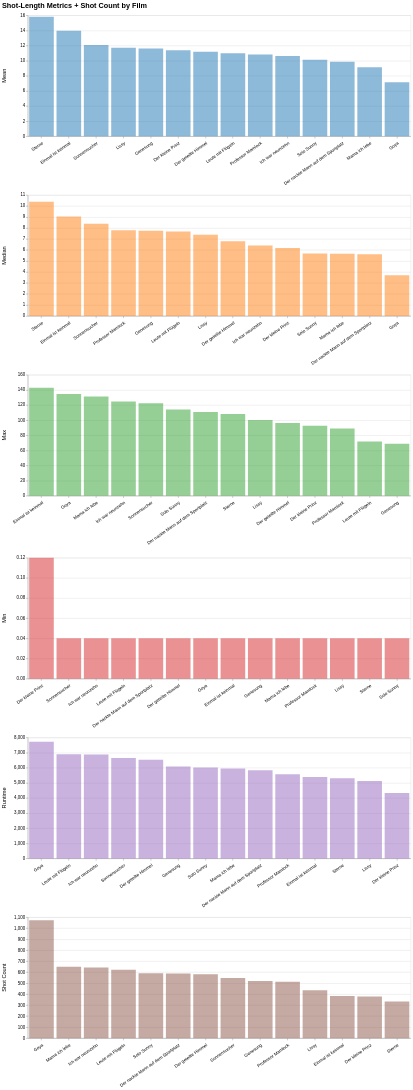

The notebook cell this image was saved under:
### Markdown cell above
### Erstellung der interaktiven Visualisierung

### Code cell
# Choose the sorting order for the metrics/rows, here by extracting the third string in each of the time_metrics tuples
metric_order = [lbl for _, _, lbl in time_metrics] + [shot_metric_label]

# Assign color to each metric
color_scale = alt.Scale(
    domain=metric_order,
    range=[
        "#1f77b4",  # Mean
        "#ff7f0e",  # Median
        "#2ca02c",  # Max
        "#d62728",  # Min
        "#9467bd",  # Runtime
        "#8c564b",  # Shot Count
    ],
)

sort_mode = alt.param(
    name="sort_mode",
    value="Metric value",
    bind=alt.binding_radio(
        options=[
            "Metric value",
            "Alphabetical",
            "Chronological",
        ],
        name="Sort: ",
    ),
)

# Create a hover selection effect that…
hover = alt.selection_point(
    # …is activated when the mouse hovers over the bars
    on="mouseover", 
    # …and selects the same movie across rows
    fields=["title"],
    # …and ends when the hovering ends.
    empty=False)

# X-Axis styling
x_axis = alt.Axis(
    # Tilt film labels
    labelAngle=-35,
    # Distance between film labels 
    labelPadding=6)

#dynamic_sort = "sort_value"
# X-Axis encoding
x_enc = (
    alt.X(
        # Sets film titles as nominal categories for the bars
        "title:N",
        # Hides the titles
        title=None,
        axis=x_axis,
    )
    # Sorts the bars
    .sort(
        # Uses the sort_value from the df
        field="dynamic_sort",
        # Sort by maximum value
        op="max",
        # Sorts the bars in descending order
        order="ascending",
    )
)

base = (
    # Create the base chart from the data
    alt.Chart(df_long)
    .transform_calculate(
        dynamic_sort=(
            "sort_mode === 'Metric value' "
            "? -datum.value "
            ": sort_mode === 'Alphabetical' "
            "? datum.alpha_rank "
            ": datum.release_year"
        )
    )   

    # Define the chart's encoding
    .encode(
        # Apply the previously defined x_enc
        x=x_enc,
        # Define the y-axis encoding
        y=alt.Y(
            # Plot the entries from the value column on the y-axis as quantitative (:Q) values
            "value:Q", 
            # Don't show an y-axis title
            title=None),
        # Apply to previously defined color scheme to the metrics    
        color=alt.Color("metric:N", scale=color_scale, 
        # Hide the legend
        legend=None),
        # Define the tooltip that is displayed when hovering over a bar
        tooltip=[
            alt.Tooltip("title:N", title="Film"),
            alt.Tooltip("release_year:Q", title="Release year", format=".0f"),
            alt.Tooltip("display_value:N", title="Value"),
        ]
    )
    # Define the screen size of the chart
    .properties(width=950, height=300)
)
# Create the bars layer
bars = (
    # Turn the base into bars
    base.mark_bar()
    .encode(
        # Define hover effect styling: full opacity (1.0) on hover, otherwise (0.5)
        opacity=alt.condition(hover, alt.value(1.0), alt.value(0.5)))
        # Attach hover to bars
    .add_params(hover)
)

# Create the labels layer on top of the bars
labels = (
    alt.Chart(df_long)
    .transform_calculate(
        dynamic_sort=(
            "sort_mode === 'Metric value' "
            "? -datum.value "
            ": sort_mode === 'Alphabetical' "
            "? datum.alpha_rank "
            ": datum.release_year"
        )
    )
    # Draw the text slightly above the bar
    .mark_text(dy=-8)
    .encode(
        # Apply the same settings as above to the x-axis and y-axis to ensure that the text stays in the right place above the bar
        x=x_enc,
        y=alt.Y("value:Q"),
        # Set the color of the labels in accordance to the metric and the associated color scheme
        color=alt.Color("metric:N", scale=color_scale, legend=None),
        # Only display the label on hover
        text=alt.condition(hover, alt.Text("display_value:N"), alt.value("")),
    )
    .properties(width=950, height=300)
)

# Combine bars and labels into the final chart
chart = (
    (bars + labels)
    .add_params(sort_mode)
    .facet(
        # Create one row per metric… 
        row=alt.Row(
        # Set the facet header for each row as the metric
        "metric:N", 
        # Sort them according to the metric_order
        sort=metric_order, 
        # Hide the field title ("metric")
        title=None),
        # Set the space between rows
        spacing=15,
    )
    # Use independent y so each metric has its own range; independent x so each metric row can have its own film ordering
    .resolve_scale(x="independent", y="independent")
    # Set chart title, size and position
    .properties(title="Shot-Length Metrics + Shot Count by Film")
    .configure_title(fontSize=18, anchor="start")
    # set label and title font sizes
    .configure_axis(labelFontSize=11, titleFontSize=12)
    .configure_header(labelFontSize=14)
)
# Display the chart directly in the notebook.
display(chart)

### Figure 1 — Vega-Lite specification as saved in the notebook (floating-point values rounded to 4 significant figures)
{"config": {"view": {"continuousWidth": 300, "continuousHeight": 300}, "axis": {"labelFontSize": 11, "titleFontSize": 12}, "header": {"labelFontSize": 14}, "title": {"anchor": "start", "fontSize": 18}}, "data": {"name": "data-8c8e1e4a11c5066695a27b7584b41a79"}, "facet": {"row": {"field": "metric", "sort": ["Mean", "Median", "Max", "Min", "Runtime", "Shot Count"], "title": null, "type": "nominal"}}, "spec": {"layer": [{"mark": {"type": "bar"}, "encoding": {"color": {"field": "metric", "legend": null, "scale": {"domain": ["Mean", "Median", "Max", "Min", "Runtime", "Shot Count"], "range": ["#1f77b4", "#ff7f0e", "#2ca02c", "#d62728", "#9467bd", "#8c564b"]}, "type": "nominal"}, "opacity": {"condition": {"param": "param_aeead2d1fb9c5ea7", "value": 1.0, "empty": false}, "value": 0.5}, "tooltip": [{"field": "title", "title": "Film", "type": "nominal"}, {"field": "release_year", "format": ".0f", "title": "Release year", "type": "quantitative"}, {"field": "display_value", "title": "Value", "type": "nominal"}], "x": {"axis": {"labelAngle": -35, "labelPadding": 6}, "field": "title", "sort": {"field": "dynamic_sort", "op": "max", "order": "ascending"}, "title": null, "type": "nominal"}, "y": {"field": "value", "title": null, "type": "quantitative"}}, "name": "view_e0cc0c49992aa9bf_0", "transform": [{"calculate": "sort_mode === 'Metric value' ? -datum.value : sort_mode === 'Alphabetical' ? datum.alpha_rank : datum.release_year", "as": "dynamic_sort"}]}, {"mark": {"type": "text", "dy": -8}, "encoding": {"color": {"field": "metric", "legend": null, "scale": {"domain": ["Mean", "Median", "Max", "Min", "Runtime", "Shot Count"], "range": ["#1f77b4", "#ff7f0e", "#2ca02c", "#d62728", "#9467bd", "#8c564b"]}, "type": "nominal"}, "text": {"condition": {"param": "param_aeead2d1fb9c5ea7", "empty": false, "field": "display_value", "type": "nominal"}, "value": ""}, "x": {"axis": {"labelAngle": -35, "labelPadding": 6}, "field": "title", "sort": {"field": "dynamic_sort", "op": "max", "order": "ascending"}, "title": null, "type": "nominal"}, "y": {"field": "value", "type": "quantitative"}}, "transform": [{"calculate": "sort_mode === 'Metric value' ? -datum.value : sort_mode === 'Alphabetical' ? datum.alpha_rank : datum.release_year", "as": "dynamic_sort"}]}], "height": 300, "width": 950}, "params": [{"name": "param_aeead2d1fb9c5ea7", "select": {"type": "point", "fields": ["title"], "on": "mouseover"}, "views": ["view_e0cc0c49992aa9bf_0"]}, {"name": "sort_mode", "bind": {"input": "radio", "options": ["Metric value", "Alphabetical", "Chronological"], "name": "Sort: "}, "value": "Metric value"}], "resolve": {"scale": {"x": "independent", "y": "independent"}}, "spacing": 15, "title": "Shot-Length Metrics + Shot Count by Film", "$schema": "https://vega.github.io/schema/vega-lite/v6.1.0.json", "datasets": {"data-8c8e1e4a11c5066695a27b7584b41a79": [{"title": "Sonnensucher", "metric": "Mean", "value": 12.07, "display_value": "00:00:12", "kind": "time", "time_hms": "00:00:12", "time_seconds": 12.07, "shots": null, "sort_value": 12.07, "release_year": null, "alpha_rank": 12}, {"title": "Sonnensucher", "metric": "Median", "value": 8.4, "display_value": "00:00:08", "kind": "time", "time_hms": "00:00:08", "time_seconds": 8.4, "shots": null, "sort_value": 8.4, "release_year": null, "alpha_rank": 12}, {"title": "Sonnensucher", "metric": "Max", "value": 122.2, "display_value": "00:02:02", "kind": "time", "time_hms": "00:02:02", "time_seconds": 122.2, "shots": null, "sort_value": 122.2, "release_year": null, "alpha_rank": 12}, {"title": "Sonnensucher", "metric": "Min", "value": 0.04, "display_value": "00:00:00", "kind": "time", "time_hms": "00:00:00", "time_seconds": 0.04, "shots": null, "sort_value": 0.04, "release_year": null, "alpha_rank": 12}, {"title": "Sonnensucher", "metric": "Runtime", "value": 6640.0, "display_value": "01:50:39", "kind": "time", "time_hms": "01:50:39", "time_seconds": 6640.0, "shots": null, "sort_value": 6640.0, "release_year": null, "alpha_rank": 12}, {"title": "Sonnensucher", "metric": "Shot Count", "value": 547.0, "display_value": "547", "kind": "count", "time_hms": NaN, "time_seconds": null, "shots": 547.0, "sort_value": 547.0, "release_year": null, "alpha_rank": 12}, {"title": "Ich war neunzehn", "metric": "Mean", "value": 10.63, "display_value": "00:00:10", "kind": "time", "time_hms": "00:00:10", "time_seconds": 10.63, "shots": null, "sort_value": 10.63, "release_year": null, "alpha_rank": 6}, {"title": "Ich war neunzehn", "metric": "Median", "value": 6.4, "display_value": "00:00:06", "kind": "time", "time_hms": "00:00:06", "time_seconds": 6.4, "shots": null, "sort_value": 6.4, "release_year": null, "alpha_rank": 6}, {"title": "Ich war neunzehn", "metric": "Max", "value": 124.7, "display_value": "00:02:04", "kind": "time", "time_hms": "00:02:04", "time_seconds": 124.7, "shots": null, "sort_value": 124.7, "release_year": null, "alpha_rank": 6}, {"title": "Ich war neunzehn", "metric": "Min", "value": 0.04, "display_value": "00:00:00", "kind": "time", "time_hms": "00:00:00", "time_seconds": 0.04, "shots": null, "sort_value": 0.04, "release_year": null, "alpha_rank": 6}, {"title": "Ich war neunzehn", "metric": "Runtime", "value": 6868.0, "display_value": "01:54:27", "kind": "time", "time_hms": "01:54:27", "time_seconds": 6868.0, "shots": null, "sort_value": 6868.0, "release_year": null, "alpha_rank": 6}, {"title": "Ich war neunzehn", "metric": "Shot Count", "value": 643.0, "display_value": "643", "kind": "count", "time_hms": NaN, "time_seconds": null, "shots": 643.0, "sort_value": 643.0, "release_year": null, "alpha_rank": 6}, {"title": "Leute mit Flügeln", "metric": "Mean", "value": 10.98, "display_value": "00:00:10", "kind": "time", "time_hms": "00:00:10", "time_seconds": 10.98, "shots": null, "sort_value": 10.98, "release_year": null, "alpha_rank": 7}, {"title": "Leute mit Flügeln", "metric": "Median", "value": 7.68, "display_value": "00:00:07", "kind": "time", "time_hms": "00:00:07", "time_seconds": 7.68, "shots": null, "sort_value": 7.68, "release_year": null, "alpha_rank": 7}, {"title": "Leute mit Flügeln", "metric": "Max", "value": 71.84, "display_value": "00:01:11", "kind": "time", "time_hms": "00:01:11", "time_seconds": 71.84, "shots": null, "sort_value": 71.84, "release_year": null, "alpha_rank": 7}, {"title": "Leute mit Flügeln", "metric": "Min", "value": 0.04, "display_value": "00:00:00", "kind": "time", "time_hms": "00:00:00", "time_seconds": 0.04, "shots": null, "sort_value": 0.04, "release_year": null, "alpha_rank": 7}, {"title": "Leute mit Flügeln", "metric": "Runtime", "value": 6895.0, "display_value": "01:54:54", "kind": "time", "time_hms": "01:54:54", "time_seconds": 6895.0, "shots": null, "sort_value": 6895.0, "release_year": null, "alpha_rank": 7}, {"title": "Leute mit Flügeln", "metric": "Shot Count", "value": 623.0, "display_value": "623", "kind": "count", "time_hms": NaN, "time_seconds": null, "shots": 623.0, "sort_value": 623.0, "release_year": null, "alpha_rank": 7}, {"title": "Der nackte Mann auf dem Sportplatz", "metric": "Mean", "value": 9.866, "display_value": "00:00:09", "kind": "time", "time_hms": "00:00:09", "time_seconds": 9.866, "shots": null, "sort_value": 9.866, "release_year": null, "alpha_rank": 2}, {"title": "Der nackte Mann auf dem Sportplatz", "metric": "Median", "value": 5.62, "display_value": "00:00:05", "kind": "time", "time_hms": "00:00:05", "time_seconds": 5.62, "shots": null, "sort_value": 5.62, "release_year": null, "alpha_rank": 2}, {"title": "Der nackte Mann auf dem Sportplatz", "metric": "Max", "value": 110.6, "display_value": "00:01:50", "kind": "time", "time_hms": "00:01:50", "time_seconds": 110.6, "shots": null, "sort_value": 110.6, "release_year": null, "alpha_rank": 2}, {"title": "Der nackte Mann auf dem Sportplatz", "metric": "Min", "value": 0.04, "display_value": "00:00:00", "kind": "time", "time_hms": "00:00:00", "time_seconds": 0.04, "shots": null, "sort_value": 0.04, "release_year": null, "alpha_rank": 2}, {"title": "Der nackte Mann auf dem Sportplatz", "metric": "Runtime", "value": 5829.0, "display_value": "01:37:09", "kind": "time", "time_hms": "01:37:09", "time_seconds": 5829.0, "shots": null, "sort_value": 5829.0, "release_year": null, "alpha_rank": 2}, {"title": "Der nackte Mann auf dem Sportplatz", "metric": "Shot Count", "value": 588.0, "display_value": "588", "kind": "count", "time_hms": NaN, "time_seconds": null, "shots": 588.0, "sort_value": 588.0, "release_year": null, "alpha_rank": 2}, {"title": "Der kleine Prinz", "metric": "Mean", "value": 11.39, "display_value": "00:00:11", "kind": "time", "time_hms": "00:00:11", "time_seconds": 11.39, "shots": null, "sort_value": 11.39, "release_year": null, "alpha_rank": 1}, {"title": "Der kleine Prinz", "metric": "Median", "value": 6.18, "display_value": "00:00:06", "kind": "time", "time_hms": "00:00:06", "time_seconds": 6.18, "shots": null, "sort_value": 6.18, "release_year": null, "alpha_rank": 1}, {"title": "Der kleine Prinz", "metric": "Max", "value": 92.68, "display_value": "00:01:32", "kind": "time", "time_hms": "00:01:32", "time_seconds": 92.68, "shots": null, "sort_value": 92.68, "release_year": null, "alpha_rank": 1}, {"title": "Der kleine Prinz", "metric": "Min", "value": 0.12, "display_value": "00:00:00", "kind": "time", "time_hms": "00:00:00", "time_seconds": 0.12, "shots": null, "sort_value": 0.12, "release_year": null, "alpha_rank": 1}, {"title": "Der kleine Prinz", "metric": "Runtime", "value": 4325.0, "display_value": "01:12:05", "kind": "time", "time_hms": "01:12:05", "time_seconds": 4325.0, "shots": null, "sort_value": 4325.0, "release_year": null, "alpha_rank": 1}, {"title": "Der kleine Prinz", "metric": "Shot Count", "value": 378.0, "display_value": "378", "kind": "count", "time_hms": NaN, "time_seconds": null, "shots": 378.0, "sort_value": 378.0, "release_year": null, "alpha_rank": 1}, {"title": "Der geteilte Himmel", "metric": "Mean", "value": 11.18, "display_value": "00:00:11", "kind": "time", "time_hms": "00:00:11", "time_seconds": 11.18, "shots": null, "sort_value": 11.18, "release_year": null, "alpha_rank": 0}, {"title": "Der geteilte Himmel", "metric": "Median", "value": 6.8, "display_value": "00:00:06", "kind": "time", "time_hms": "00:00:06", "time_seconds": 6.8, "shots": null, "sort_value": 6.8, "release_year": null, "alpha_rank": 0}, {"title": "Der geteilte Himmel", "metric": "Max", "value": 96.32, "display_value": "00:01:36", "kind": "time", "time_hms": "00:01:36", "time_seconds": 96.32, "shots": null, "sort_value": 96.32, "release_year": null, "alpha_rank": 0}, {"title": "Der geteilte Himmel", "metric": "Min", "value": 0.04, "display_value": "00:00:00", "kind": "time", "time_hms": "00:00:00", "time_seconds": 0.04, "shots": null, "sort_value": 0.04, "release_year": null, "alpha_rank": 0}, {"title": "Der geteilte Himmel", "metric": "Runtime", "value": 6534.0, "display_value": "01:48:54", "kind": "time", "time_hms": "01:48:54", "time_seconds": 6534.0, "shots": null, "sort_value": 6534.0, "release_year": null, "alpha_rank": 0}, {"title": "Der geteilte Himmel", "metric": "Shot Count", "value": 582.0, "display_value": "582", "kind": "count", "time_hms": NaN, "time_seconds": null, "shots": 582.0, "sort_value": 582.0, "release_year": null, "alpha_rank": 0}, {"title": "Goya", "metric": "Mean", "value": 7.145, "display_value": "00:00:07", "kind": "time", "time_hms": "00:00:07", "time_seconds": 7.145, "shots": null, "sort_value": 7.145, "release_year": null, "alpha_rank": 5}, {"title": "Goya", "metric": "Median", "value": 3.7, "display_value": "00:00:03", "kind": "time", "time_hms": "00:00:03", "time_seconds": 3.7, "shots": null, "sort_value": 3.7, "release_year": null, "alpha_rank": 5}, {"title": "Goya", "metric": "Max", "value": 134.6, "display_value": "00:02:14", "kind": "time", "time_hms": "00:02:14", "time_seconds": 134.6, "shots": null, "sort_value": 134.6, "release_year": null, "alpha_rank": 5}, {"title": "Goya", "metric": "Min", "value": 0.04, "display_value": "00:00:00", "kind": "time", "time_hms": "00:00:00", "time_seconds": 0.04, "shots": null, "sort_value": 0.04, "release_year": null, "alpha_rank": 5}, {"title": "Goya", "metric": "Runtime", "value": 7714.0, "display_value": "02:08:34", "kind": "time", "time_hms": "02:08:34", "time_seconds": 7714.0, "shots": null, "sort_value": 7714.0, "release_year": null, "alpha_rank": 5}, {"title": "Goya", "metric": "Shot Count", "value": 1072.0, "display_value": "1,072", "kind": "count", "time_hms": NaN, "time_seconds": null, "shots": 1072.0, "sort_value": 1072.0, "release_year": null, "alpha_rank": 5}, {"title": "Einmal ist keinmal", "metric": "Mean", "value": 13.97, "display_value": "00:00:13", "kind": "time", "time_hms": "00:00:13", "time_seconds": 13.97, "shots": null, "sort_value": 13.97, "release_year": null, "alpha_rank": 3}, {"title": "Einmal ist keinmal", "metric": "Median", "value": 9.04, "display_value": "00:00:09", "kind": "time", "time_hms": "00:00:09", "time_seconds": 9.04, "shots": null, "sort_value": 9.04, "release_year": null, "alpha_rank": 3}, {"title": "Einmal ist keinmal", "metric": "Max", "value": 142.8, "display_value": "00:02:22", "kind": "time", "time_hms": "00:02:22", "time_seconds": 142.8, "shots": null, "sort_value": 142.8, "release_year": null, "alpha_rank": 3}, {"title": "Einmal ist keinmal", "metric": "Min", "value": 0.04, "display_value": "00:00:00", "kind": "time", "time_hms": "00:00:00", "time_seconds": 0.04, "shots": null, "sort_value": 0.04, "release_year": null, "alpha_rank": 3}, {"title": "Einmal ist keinmal", "metric": "Runtime", "value": 5385.0, "display_value": "01:29:45", "kind": "time", "time_hms": "01:29:45", "time_seconds": 5385.0, "shots": null, "sort_value": 5385.0, "release_year": null, "alpha_rank": 3}, {"title": "Einmal ist keinmal", "metric": "Shot Count", "value": 384.0, "display_value": "384", "kind": "count", "time_hms": NaN, "time_seconds": null, "shots": 384.0, "sort_value": 384.0, "release_year": null, "alpha_rank": 3}, {"title": "Genesung", "metric": "Mean", "value": 11.6, "display_value": "00:00:11", "kind": "time", "time_hms": "00:00:11", "time_seconds": 11.6, "shots": null, "sort_value": 11.6, "release_year": null, "alpha_rank": 4}, {"title": "Genesung", "metric": "Median", "value": 7.76, "display_value": "00:00:07", "kind": "time", "time_hms": "00:00:07", "time_seconds": 7.76, "shots": null, "sort_value": 7.76, "release_year": null, "alpha_rank": 4}, {"title": "Genesung", "metric": "Max", "value": 68.72, "display_value": "00:01:08", "kind": "time", "time_hms": "00:01:08", "time_seconds": 68.72, "shots": null, "sort_value": 68.72, "release_year": null, "alpha_rank": 4}, {"title": "Genesung", "metric": "Min", "value": 0.04, "display_value": "00:00:00", "kind": "time", "time_hms": "00:00:00", "time_seconds": 0.04, "shots": null, "sort_value": 0.04, "release_year": null, "alpha_rank": 4}, {"title": "Genesung", "metric": "Runtime", "value": 6085.0, "display_value": "01:41:25", "kind": "time", "time_hms": "01:41:25", "time_seconds": 6085.0, "shots": null, "sort_value": 6085.0, "release_year": null, "alpha_rank": 4}, {"title": "Genesung", "metric": "Shot Count", "value": 519.0, "display_value": "519", "kind": "count", "time_hms": NaN, "time_seconds": null, "shots": 519.0, "sort_value": 519.0, "release_year": null, "alpha_rank": 4}, {"title": "Mama ich lebe", "metric": "Mean", "value": 9.112, "display_value": "00:00:09", "kind": "time", "time_hms": "00:00:09", "time_seconds": 9.112, "shots": null, "sort_value": 9.112, "release_year": null, "alpha_rank": 9}, {"title": "Mama ich lebe", "metric": "Median", "value": 5.66, "display_value": "00:00:05", "kind": "time", "time_hms": "00:00:05", "time_seconds": 5.66, "shots": null, "sort_value": 5.66, "release_year": null, "alpha_rank": 9}, {"title": "Mama ich lebe", "metric": "Max", "value": 131.3, "display_value": "00:02:11", "kind": "time", "time_hms": "00:02:11", "time_seconds": 131.3, "shots": null, "sort_value": 131.3, "release_year": null, "alpha_rank": 9}, {"title": "Mama ich lebe", "metric": "Min", "value": 0.04, "display_value": "00:00:00", "kind": "time", "time_hms": "00:00:00", "time_seconds": 0.04, "shots": null, "sort_value": 0.04, "release_year": null, "alpha_rank": 9}, {"title": "Mama ich lebe", "metric": "Runtime", "value": 5950.0, "display_value": "01:39:10", "kind": "time", "time_hms": "01:39:10", "time_seconds": 5950.0, "shots": null, "sort_value": 5950.0, "release_year": null, "alpha_rank": 9}, {"title": "Mama ich lebe", "metric": "Shot Count", "value": 650.0, "display_value": "650", "kind": "count", "time_hms": NaN, "time_seconds": null, "shots": 650.0, "sort_value": 650.0, "release_year": null, "alpha_rank": 9}, {"title": "Professor Mamlock", "metric": "Mean", "value": 10.81, "display_value": "00:00:10", "kind": "time", "time_hms": "00:00:10", "time_seconds": 10.81, "shots": null, "sort_value": 10.81, "release_year": null, "alpha_rank": 10}, {"title": "Professor Mamlock", "metric": "Median", "value": 7.8, "display_value": "00:00:07", "kind": "time", "time_hms": "00:00:07", "time_seconds": 7.8, "shots": null, "sort_value": 7.8, "release_year": null, "alpha_rank": 10}, {"title": "Professor Mamlock", "metric": "Max", "value": 89.04, "display_value": "00:01:29", "kind": "time", "time_hms": "00:01:29", "time_seconds": 89.04, "shots": null, "sort_value": 89.04, "release_year": null, "alpha_rank": 10}, {"title": "Professor Mamlock", "metric": "Min", "value": 0.04, "display_value": "00:00:00", "kind": "time", "time_hms": "00:00:00", "time_seconds": 0.04, "shots": null, "sort_value": 0.04, "release_year": null, "alpha_rank": 10}, {"title": "Professor Mamlock", "metric": "Runtime", "value": 5573.0, "display_value": "01:32:53", "kind": "time", "time_hms": "01:32:53", "time_seconds": 5573.0, "shots": null, "sort_value": 5573.0, "release_year": null, "alpha_rank": 10}, {"title": "Professor Mamlock", "metric": "Shot Count", "value": 512.0, "display_value": "512", "kind": "count", "time_hms": NaN, "time_seconds": null, "shots": 512.0, "sort_value": 512.0, "release_year": null, "alpha_rank": 10}, {"title": "Lissy", "metric": "Mean", "value": 11.69, "display_value": "00:00:11", "kind": "time", "time_hms": "00:00:11", "time_seconds": 11.69, "shots": null, "sort_value": 11.69, "release_year": null, "alpha_rank": 8}, {"title": "Lissy", "metric": "Median", "value": 7.38, "display_value": "00:00:07", "kind": "time", "time_hms": "00:00:07", "time_seconds": 7.38, "shots": null, "sort_value": 7.38, "release_year": null, "alpha_rank": 8}, {"title": "Lissy", "metric": "Max", "value": 100.1, "display_value": "00:01:40", "kind": "time", "time_hms": "00:01:40", "time_seconds": 100.1, "shots": null, "sort_value": 100.1, "release_year": null, "alpha_rank": 8}, {"title": "Lissy", "metric": "Min", "value": 0.04, "display_value": "00:00:00", "kind": "time", "time_hms": "00:00:00", "time_seconds": 0.04, "shots": null, "sort_value": 0.04, "release_year": null, "alpha_rank": 8}, {"title": "Lissy", "metric": "Runtime", "value": 5129.0, "display_value": "01:25:28", "kind": "time", "time_hms": "01:25:28", "time_seconds": 5129.0, "shots": null, "sort_value": 5129.0, "release_year": null, "alpha_rank": 8}, {"title": "Lissy", "metric": "Shot Count", "value": 436.0, "display_value": "436", "kind": "count", "time_hms": NaN, "time_seconds": null, "shots": 436.0, "sort_value": 436.0, "release_year": null, "alpha_rank": 8}, {"title": "Sterne", "metric": "Mean", "value": 15.8, "display_value": "00:00:15", "kind": "time", "time_hms": "00:00:15", "time_seconds": 15.8, "shots": null, "sort_value": 15.8, "release_year": null, "alpha_rank": 13}, {"title": "Sterne", "metric": "Median", "value": 10.38, "display_value": "00:00:10", "kind": "time", "time_hms": "00:00:10", "time_seconds": 10.38, "shots": null, "sort_value": 10.38, "release_year": null, "alpha_rank": 13}, {"title": "Sterne", "metric": "Max", "value": 108.2, "display_value": "00:01:48", "kind": "time", "time_hms": "00:01:48", "time_seconds": 108.2, "shots": null, "sort_value": 108.2, "release_year": null, "alpha_rank": 13}, {"title": "Sterne", "metric": "Min", "value": 0.04, "display_value": "00:00:00", "kind": "time", "time_hms": "00:00:00", "time_seconds": 0.04, "shots": null, "sort_value": 0.04, "release_year": null, "alpha_rank": 13}, {"title": "Sterne", "metric": "Runtime", "value": 5298.0, "display_value": "01:28:17", "kind": "time", "time_hms": "01:28:17", "time_seconds": 5298.0, "shots": null, "sort_value": 5298.0, "release_year": null, "alpha_rank": 13}, {"title": "Sterne", "metric": "Shot Count", "value": 334.0, "display_value": "334", "kind": "count", "time_hms": NaN, "time_seconds": null, "shots": 334.0, "sort_value": 334.0, "release_year": null, "alpha_rank": 13}, {"title": "Solo Sunny", "metric": "Mean", "value": 10.13, "display_value": "00:00:10", "kind": "time", "time_hms": "00:00:10", "time_seconds": 10.13, "shots": null, "sort_value": 10.13, "release_year": null, "alpha_rank": 11}, {"title": "Solo Sunny", "metric": "Median", "value": 5.68, "display_value": "00:00:05", "kind": "time", "time_hms": "00:00:05", "time_seconds": 5.68, "shots": null, "sort_value": 5.68, "release_year": null, "alpha_rank": 11}, {"title": "Solo Sunny", "metric": "Max", "value": 114.0, "display_value": "00:01:54", "kind": "time", "time_hms": "00:01:54", "time_seconds": 114.0, "shots": null, "sort_value": 114.0, "release_year": null, "alpha_rank": 11}, {"title": "Solo Sunny", "metric": "Min", "value": 0.04, "display_value": "00:00:00", "kind": "time", "time_hms": "00:00:00", "time_seconds": 0.04, "shots": null, "sort_value": 0.04, "release_year": null, "alpha_rank": 11}, {"title": "Solo Sunny", "metric": "Runtime", "value": 6008.0, "display_value": "01:40:08", "kind": "time", "time_hms": "01:40:08", "time_seconds": 6008.0, "shots": null, "sort_value": 6008.0, "release_year": null, "alpha_rank": 11}, {"title": "Solo Sunny", "metric": "Shot Count", "value": 590.0, "display_value": "590", "kind": "count", "time_hms": NaN, "time_seconds": null, "shots": 590.0, "sort_value": 590.0, "release_year": null, "alpha_rank": 11}]}}
